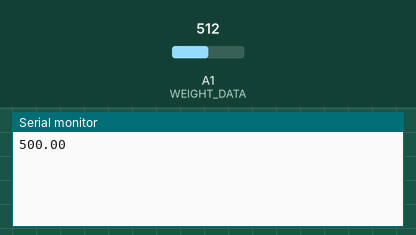
Simulated run of this sketch. Board: Arduino Uno, built with avr-gcc and run on an emulated ATmega328P. On the bench: the last lines printed to the serial monitor. The inputs (shaded band) are chosen by the test bench; at power-on: A1 (WEIGHT_DATA) = 512.

Above: at 1.4 s.
1.5 s: A1 (WEIGHT_DATA) set to 490
At 1.84 s:
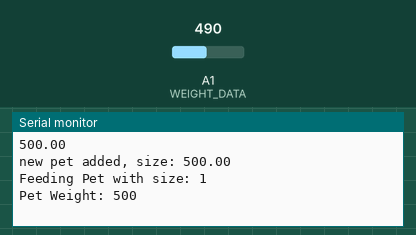
3.0 s: A1 (WEIGHT_DATA) set to 510
At 4.3 s:
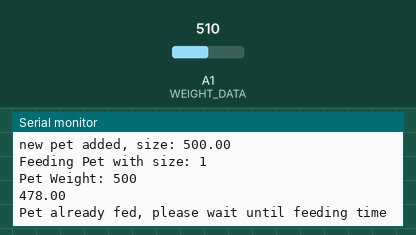
Timing chart, 0 to 6.0 s (numbered marks = the images above; inputs shaded):
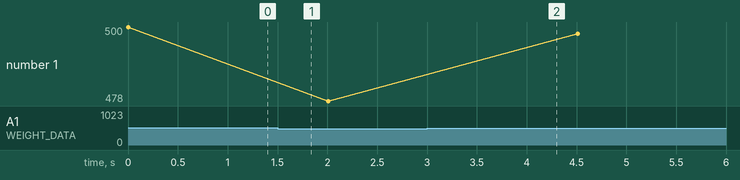

Measured:
- plotted number 1: 500 → 478 after the input at 1.5 s, 478 → 498 after the input at 3.0 s

The sketch:

weight_tester.ino
```cpp
#define WEIGHT_DATA A1
#define WEIGHT_POWER 7

#define MIN_WEIGHT 200 //can be adjusted (units in I have no idea)
#define WEIGHT_DEVIANCE 25 //can be adjusted (units in no clue)
#define STABILITY_TIME 2000

unsigned long last_stable_time = 0;  // Stores last time the weight was stable
int last_weight = 0;                  // Stores the last stable weight reading

#define DEMO_SCALE 10 // adjustable
#define DEMO_INTERVAL 10000 //seconds for now

struct pet_in_list* pets;

enum weight_class {
  S, M, L
};
struct pet_in_list{
  int weight;
  enum weight_class size;
  int time_fed;
  struct pet_in_list *next_pet;
};

enum machine_states {
  SLEEP, ACTIVE
};

bool check_list(int weight);
void add_pet(int weight);
struct pet_in_list* find_pet(int weight);
enum weight_class find_weight_class(int weight);

void setup() {
  // put your setup code here, to run once:

  Serial.begin(9600);

  pinMode(WEIGHT_DATA, INPUT);
  pinMode(WEIGHT_POWER, OUTPUT);

  digitalWrite(WEIGHT_POWER, HIGH);

  //initiating linked list (Matt Pan would be proud)
  pets = NULL;

}

void loop() {
  // put your main code here, to run repeatedly:

  //variables to be used in code
  unsigned long time_now = millis();
  struct pet_in_list* pet_id;

  int desired_interval = DEMO_INTERVAL;

    //check weight sensor
    float current_weight_raw = analogRead(WEIGHT_DATA);
    float current_weight = map(current_weight_raw, 0, 1023, 0, 1000); //jank stuff. don't mess with it

    Serial.println(current_weight);

    if (current_weight > MIN_WEIGHT){

      // Start debounce period
      delay(500);

      // Collect multiple readings
      int num_samples = 5;
      int total_weight = 0;
      for (int i = 0; i < num_samples; i++) {
          delay(100);
          int temp = analogRead(WEIGHT_DATA);
          temp = map(temp, 0, 1023, 0, 1000);
          total_weight += temp;
          delay(100); // Small delay between samples
      }

      // Calculate the average weight
      int avg_weight = total_weight / num_samples;

      // Check if average weight is stable
      if (avg_weight < current_weight - WEIGHT_DEVIANCE || avg_weight > current_weight + WEIGHT_DEVIANCE) {
          return; // Not stable, exit and retry
      }

      // Use avg_weight as the final stabilized weight
      current_weight = avg_weight;
      //end debounce period

      if (current_weight > MIN_WEIGHT){
        if (!(check_list(current_weight))){
          add_pet(current_weight);
          Serial.print("new pet added, size: ");
          Serial.println(current_weight);
        }
        pet_id = find_pet(current_weight);

        //feed animal if the time is right
        if ( (time_now - pet_id->time_fed) > desired_interval){
          pet_id->time_fed = time_now;

          Serial.print("Feeding Pet with size: ");
          Serial.println(pet_id->size);
          Serial.print("Pet Weight: ");
          Serial.println(pet_id->weight);
          delay(500);

        }
        else{
          Serial.println("Pet already fed, please wait until feeding time");
          // DigitalWrite(TIME_LED, HIGH); // add new led for status
          delay(1000);
          // DigitalWrite(TIME_LED, LOW);
        }
      }

    }

}

//Matt Pan functions
bool check_list(int weight){
  //check if the pet exists
  struct pet_in_list* temp = pets;

  while (temp != NULL){
    if ( (weight < (temp->weight + WEIGHT_DEVIANCE)) && (weight > (temp->weight - WEIGHT_DEVIANCE))){
      return true;
    }
    else {
      temp = temp->next_pet;
    }
  }
  return false;

}

void add_pet(int weight){
  //if pet doesn't exist, add it.
  struct pet_in_list* new_pet = (struct pet_in_list*)malloc(sizeof(struct pet_in_list));
  if (new_pet != NULL){
    new_pet->weight = weight;
    new_pet->size = find_weight_class(weight);
    new_pet->time_fed = 999; //for logic reasons
    new_pet->next_pet = NULL;
  }

  if (pets == NULL){
    //special case for the first in the list
    pets = new_pet;
  }
  else{
    struct pet_in_list* temp = pets;
    while ( temp->next_pet != NULL ){
      temp = temp->next_pet;
    }
    if (temp->next_pet == NULL){
      temp->next_pet = new_pet;
    }
  }
}

struct pet_in_list* find_pet(int weight){
  //return a pointer to the pet in the list
  struct pet_in_list* temp = pets;
  while ( temp != NULL ){
    if ((weight < (temp->weight + WEIGHT_DEVIANCE)) && (weight > (temp->weight - WEIGHT_DEVIANCE))){
      return temp;
    }
    else {
      temp = temp->next_pet;
    }
  }
  return NULL;
}

//sensor and actuator functions
enum weight_class find_weight_class(int weight){
  if (200 <= weight && weight < 500) {
    return S;
  }
  else if (500 <= weight && weight < 600){
    return M;
  }
  else if (600 <= weight){
    return L;
  }
}
```
